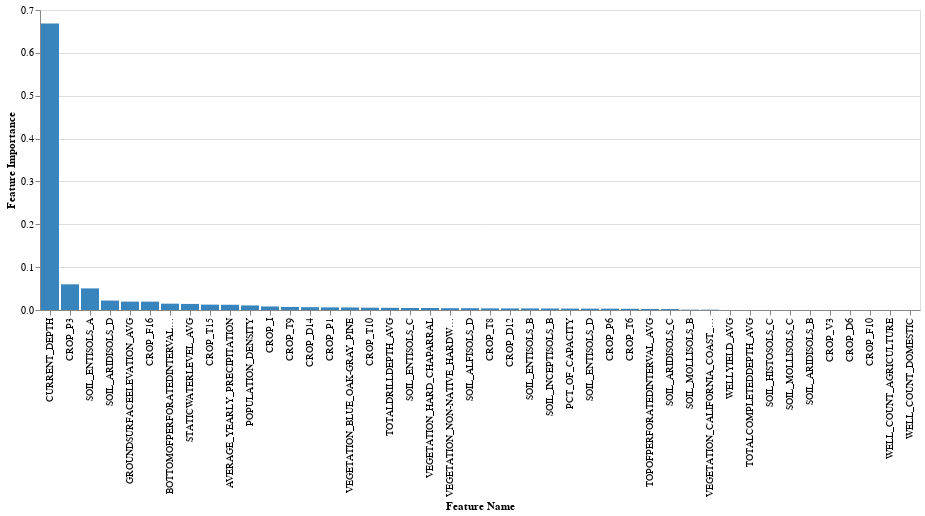

The code cell stored with this chart in its notebook:
### Code cell
import altair as alt
color_for_bars = '#3884bc'
feature_imp_dict = pd.DataFrame({"Feature Number": range(len(xgb_final.feature_importances_)), 
              "Feature Name":list(X_train_impute_df.columns),
              "Feature Importance": xgb_final.feature_importances_
})
(alt.Chart(feature_imp_dict
).mark_bar(color=color_for_bars
).encode(
    x=alt.X("Feature Name:N", sort='-y'),
    y="Feature Importance:Q"
)
)

### Figure 1 — Vega-Lite specification as saved in the notebook (floating-point values rounded to 4 significant figures)
{"config": {"view": {"continuousWidth": 400, "continuousHeight": 300}}, "data": {"name": "data-e7541d5104ede5049aa073438610bffe"}, "mark": {"type": "bar", "color": "#3884bc"}, "encoding": {"x": {"field": "Feature Name", "sort": "-y", "type": "nominal"}, "y": {"field": "Feature Importance", "type": "quantitative"}}, "$schema": "https://vega.github.io/schema/vega-lite/v4.17.0.json", "datasets": {"data-e7541d5104ede5049aa073438610bffe": [{"Feature Number": 0, "Feature Name": "TOTALDRILLDEPTH_AVG", "Feature Importance": 0.005092}, {"Feature Number": 1, "Feature Name": "WELLYIELD_AVG", "Feature Importance": 0.0}, {"Feature Number": 2, "Feature Name": "STATICWATERLEVEL_AVG", "Feature Importance": 0.01419}, {"Feature Number": 3, "Feature Name": "TOPOFPERFORATEDINTERVAL_AVG", "Feature Importance": 0.002448}, {"Feature Number": 4, "Feature Name": "BOTTOMOFPERFORATEDINTERVAL_AVG", "Feature Importance": 0.01477}, {"Feature Number": 5, "Feature Name": "TOTALCOMPLETEDDEPTH_AVG", "Feature Importance": 0.0}, {"Feature Number": 6, "Feature Name": "VEGETATION_NON-NATIVE_HARDWOOD_FOREST", "Feature Importance": 0.004236}, {"Feature Number": 7, "Feature Name": "VEGETATION_BLUE_OAK-GRAY_PINE", "Feature Importance": 0.00594}, {"Feature Number": 8, "Feature Name": "VEGETATION_HARD_CHAPARRAL", "Feature Importance": 0.004646}, {"Feature Number": 9, "Feature Name": "VEGETATION_CALIFORNIA_COAST_LIVE_OAK", "Feature Importance": 0.0007236}, {"Feature Number": 10, "Feature Name": "SOIL_INCEPTISOLS_B", "Feature Importance": 0.003493}, {"Feature Number": 11, "Feature Name": "SOIL_ENTISOLS_B", "Feature Importance": 0.00368}, {"Feature Number": 12, "Feature Name": "SOIL_ENTISOLS_D", "Feature Importance": 0.003176}, {"Feature Number": 13, "Feature Name": "SOIL_MOLLISOLS_B", "Feature Importance": 0.0008428}, {"Feature Number": 14, "Feature Name": "SOIL_ENTISOLS_A", "Feature Importance": 0.0504}, {"Feature Number": 15, "Feature Name": "SOIL_HISTOSOLS_C", "Feature Importance": 0.0}, {"Feature Number": 16, "Feature Name": "SOIL_MOLLISOLS_C", "Feature Importance": 0.0}, {"Feature Number": 17, "Feature Name": "SOIL_ALFISOLS_D", "Feature Importance": 0.004203}, {"Feature Number": 18, "Feature Name": "SOIL_ARIDISOLS_D", "Feature Importance": 0.022}, {"Feature Number": 19, "Feature Name": "SOIL_ARIDISOLS_B", "Feature Importance": 0.0}, {"Feature Number": 20, "Feature Name": "SOIL_ENTISOLS_C", "Feature Importance": 0.004717}, {"Feature Number": 21, "Feature Name": "SOIL_ARIDISOLS_C", "Feature Importance": 0.002178}, {"Feature Number": 22, "Feature Name": "CROP_V3", "Feature Importance": 0.0}, {"Feature Number": 23, "Feature Name": "CROP_T6", "Feature Importance": 0.002811}, {"Feature Number": 24, "Feature Name": "CROP_D12", "Feature Importance": 0.003702}, {"Feature Number": 25, "Feature Name": "CROP_D14", "Feature Importance": 0.006572}, {"Feature Number": 26, "Feature Name": "CROP_T15", "Feature Importance": 0.01255}, {"Feature Number": 27, "Feature Name": "CROP_D6", "Feature Importance": 0.0}, {"Feature Number": 28, "Feature Name": "CROP_I", "Feature Importance": 0.008214}, {"Feature Number": 29, "Feature Name": "CROP_P1", "Feature Importance": 0.006137}, {"Feature Number": 30, "Feature Name": "CROP_P3", "Feature Importance": 0.05994}, {"Feature Number": 31, "Feature Name": "CROP_F16", "Feature Importance": 0.0195}, {"Feature Number": 32, "Feature Name": "CROP_F10", "Feature Importance": 0.0}, {"Feature Number": 33, "Feature Name": "CROP_T9", "Feature Importance": 0.007167}, {"Feature Number": 34, "Feature Name": "CROP_T10", "Feature Importance": 0.005345}, {"Feature Number": 35, "Feature Name": "CROP_T8", "Feature Importance": 0.003794}, {"Feature Number": 36, "Feature Name": "CROP_P6", "Feature Importance": 0.003117}, {"Feature Number": 37, "Feature Name": "POPULATION_DENSITY", "Feature Importance": 0.01068}, {"Feature Number": 38, "Feature Name": "PCT_OF_CAPACITY", "Feature Importance": 0.003329}, {"Feature Number": 39, "Feature Name": "GROUNDSURFACEELEVATION_AVG", "Feature Importance": 0.01954}, {"Feature Number": 40, "Feature Name": "AVERAGE_YEARLY_PRECIPITATION", "Feature Importance": 0.01225}, {"Feature Number": 41, "Feature Name": "WELL_COUNT_AGRICULTURE", "Feature Importance": 0.0}, {"Feature Number": 42, "Feature Name": "WELL_COUNT_DOMESTIC", "Feature Importance": 0.0}, {"Feature Number": 43, "Feature Name": "CURRENT_DEPTH", "Feature Importance": 0.6686}]}}
